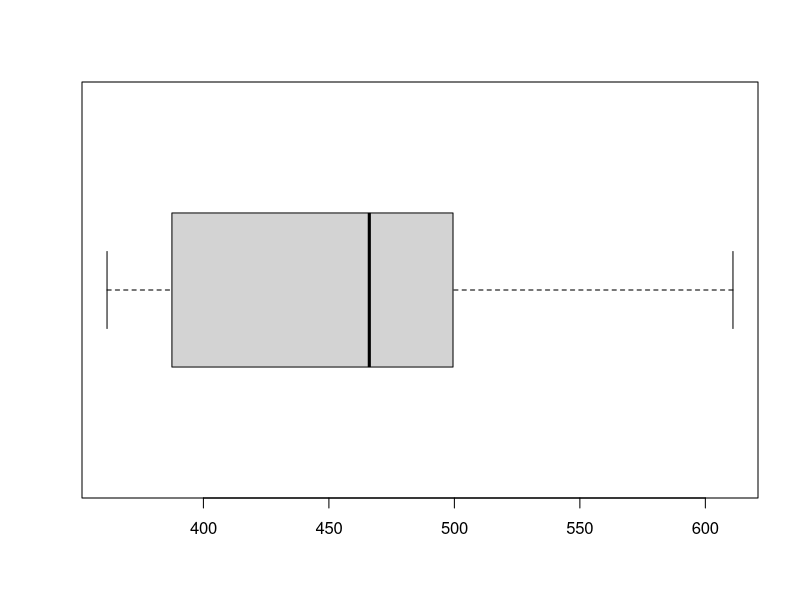
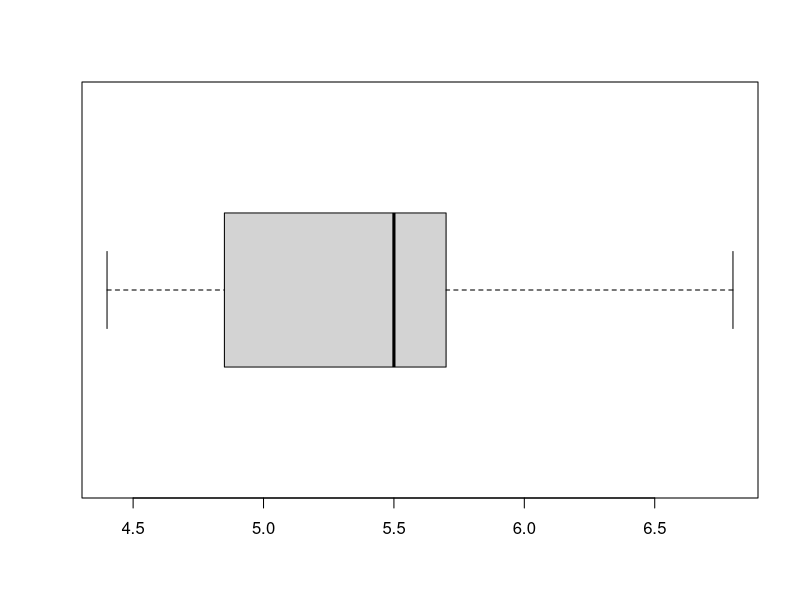
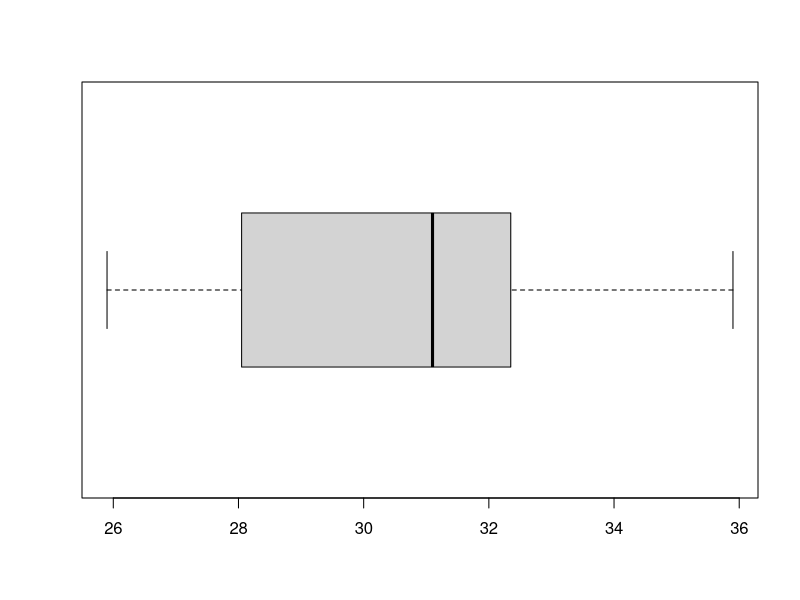
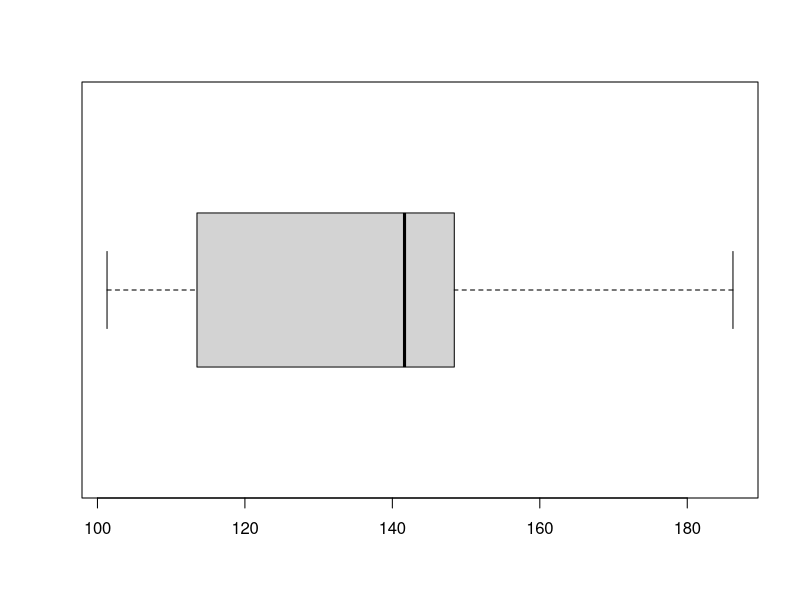
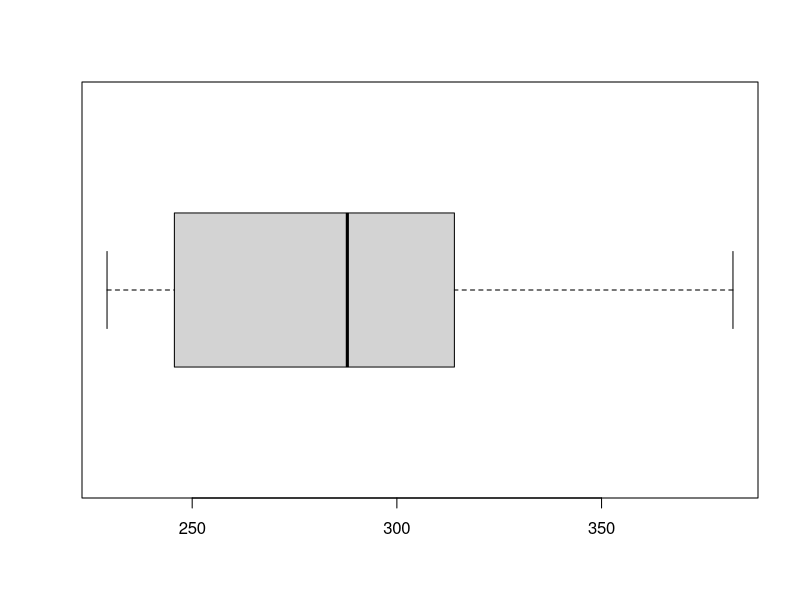
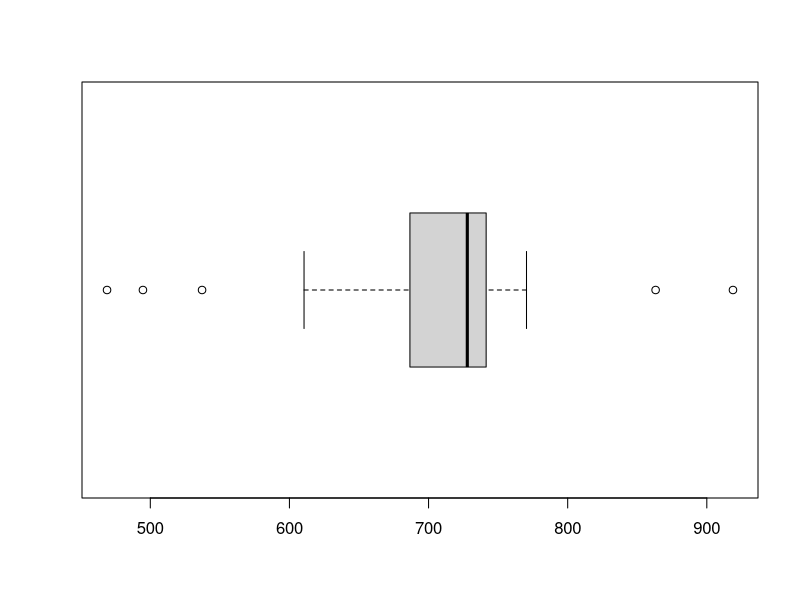
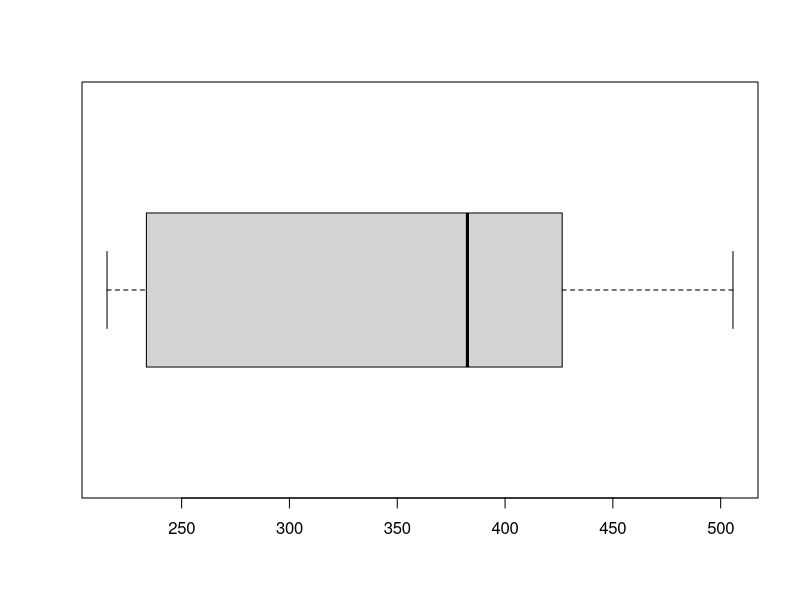
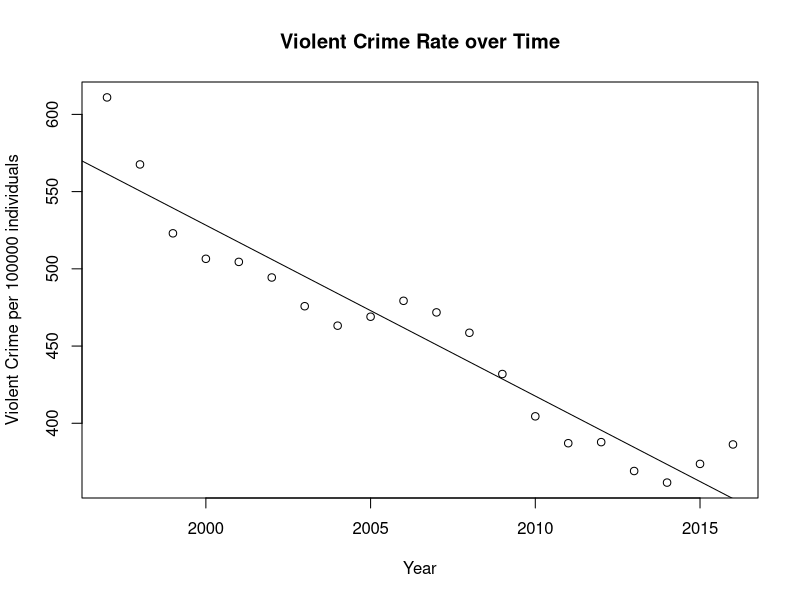

R code for these plots, in order:
## ---- chunk 1

crime = read.csv("crime.csv")

## ---- chunk 2
#quick look at top 5 rows of data

head(crime)

## ---- chunk 3

##Size of data 

dim(crime)

## ---- chunk 4

## R's classification of data 

class(crime)

## ---- chunk 5

## R's classification of variables

str(crime)

## ---- chunk 6

## Reclassification of Variables to numerical

crime$Year=as.numeric(crime$Year)

## ---- chunk 7
## Remove commas and whitespaces
crime$Pop = gsub(",","",crime$Pop)
crime$Pop = gsub(" ","",crime$Pop)
crime$Pop = as.numeric(crime$Pop)

crime$ViolentCrime = gsub(",","",crime$ViolentCrime)
crime$ViolentCrime = gsub(" ","",crime$ViolentCrime)
crime$ViolentCrime = as.numeric(crime$ViolentCrime)

crime$MMS = gsub(",","",crime$MMS)
crime$MMS = gsub(" ","",crime$MMS)
crime$MMS = as.numeric(crime$MMS)

crime$Rape = gsub(",","",crime$Rape)
crime$Rape = gsub(" ","",crime$Rape)
crime$Rape = as.numeric(crime$Rape)

crime$Robbery = gsub(",","",crime$Robbery)
crime$Robbery = gsub(" ","",crime$Robbery)
crime$Robbery = as.numeric(crime$Robbery)

crime$AggAssault = gsub(",","",crime$AggAssault)
crime$AggAssault = gsub(" ","",crime$AggAssault)
crime$AggAssault = as.numeric(crime$AggAssault)

crime$PropCrime = gsub(",","",crime$PropCrime)
crime$PropCrime = gsub(" ","",crime$PropCrime)
crime$PropCrime = as.numeric(crime$PropCrime)

crime$PropCrimeRate = gsub(",","",crime$PropCrimeRate)
crime$PropCrimeRate = gsub(" ","",crime$PropCrimeRate)
crime$PropCrimeRate = as.numeric(crime$PropCrimeRate)

crime$Burg = gsub(",","",crime$Burg)
crime$Burg = gsub(" ","",crime$Burg)
crime$Burg = as.numeric(crime$Burg)

crime$LarcTheft = gsub(",","",crime$LarcTheft)
crime$LarcTheft = gsub(" ","",crime$LarcTheft)
crime$LarcTheft = as.numeric(crime$LarcTheft)

crime$LarcTheftRate = gsub(",","",crime$LarcTheftRate)
crime$LarcTheftRate = gsub(" ","",crime$LarcTheftRate)
crime$LarcTheftRate = as.numeric(crime$LarcTheftRate)

crime$VehicleTheftRate = gsub(",","",crime$VehicleTheftRate)
crime$VehicleTheftRate = gsub(" ","",crime$VehicleTheftRate)
crime$VehicleTheftRate = as.numeric(crime$VehicleTheftRate)

crime$VehicleTheft = gsub(",","",crime$VehicleTheft)
crime$VehicleTheft = gsub(" ","",crime$VehicleTheft)
crime$VehicleTheft = as.numeric(crime$VehicleTheft)
## ---- chunk 8

## R's classification of variables after variable change

str(crime)

## ---- chunk 9
crime<-read.csv("crime.csv",header = TRUE);data
VCRate=crime$VCRate
MMSRate=crime$MMSRate
RapeRate=crime$RapeRate
RobberyRate=crime$RobberyRate
AggAssaultRate=crime$AggAssault.1
BurgRate=crime$BurgRate
LarcTheftRate=crime$LarcTheftRate
VehicleTheftRate=crime$VehicleTheftRat
boxplot(VCRate,horizontal = T)
#violent crime
boxplot(MMSRate,horizontal = T)
#MMS
boxplot(RapeRate,horizontal = T)
#Rape
boxplot(RobberyRate,horizontal = T)
#robbery
boxplot(AggAssaultRate,horizontal = T)
#agg assault
boxplot(BurgRate,horizontal = T)
#burg
boxplot(VehicleTheftRate,horizontal = T)
#vehicle thef
## ---- chunk 10
crime = read.csv("crime.csv", header = TRUE)
VCRate = crime$VCRate
Time = crime$Year

plot(Time, VCRate, xlab = "Year", ylab = "Violent Crime per 100000 individuals", main = "Violent Crime Rate over Time")

model = lm(VCRate ~ Time)
summary(model)
abline(model)
## ---- chunk 11
# Residuals
plot(model$residuals, main = "Residuals Plot", ylab = "Residuals")
abline(h=0, col="red")
# Zero conditional mean
plot(predict(model), residuals(model), xlab="Predicted Y", ylab="Residuals")
abline(h=0, col="red")
## ---- chunk 12

data2 = crime[crime$VCRate<500,]
model2 = lm(data2$VCRate ~ data2$Year)
plot(model2$residuals)
abline(h=0, col = "red")
